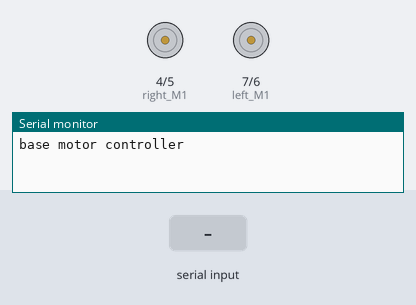
The sketch below on a simulated Arduino Mega 2560, built with avr-gcc and run on an emulated ATmega2560. On the bench: motor-driver pin pairs drawn as motors (green arrow = first pin HIGH = forward, orange = second pin HIGH = backward, longer = more drive), the last lines printed to the serial monitor. Inputs (shaded band) come from the test bench.

Above: at 1.2 s.
1.3 s: "4" received over the second serial link
At 2.5 s:
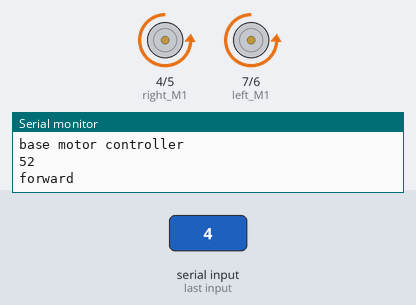
2.8 s: "6" received over the second serial link
At 3.8 s:
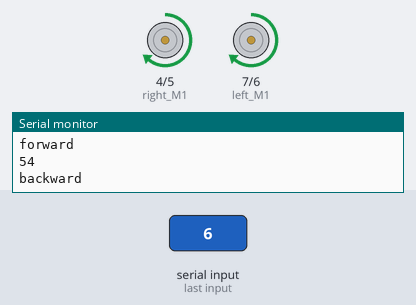
4.3 s: "8" received over the second serial link
At 4.9 s:
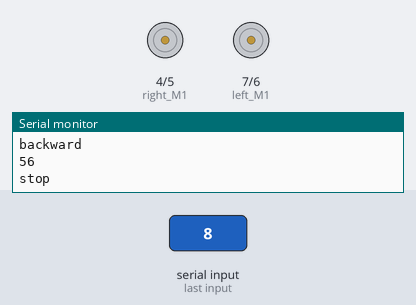
Timing chart, 0 to 7.3 s (numbered marks = the images above; inputs shaded):
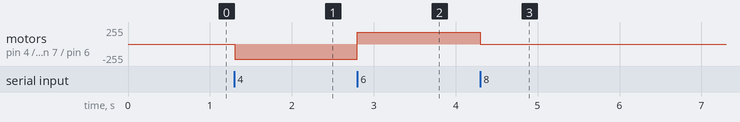

Measured:
- after the input at 1.3 s, motor on pin 4 (right_M1) / pin 5 (right_M2), motor on pin 7 (left_M1) / pin 6 (left_M2): stopped → backward 230/255 at once
- after the input at 2.8 s, motor on pin 4 (right_M1) / pin 5 (right_M2), motor on pin 7 (left_M1) / pin 6 (left_M2): backward 230/255 → forward 180/255 at once
- after the input at 4.3 s, motor on pin 4 (right_M1) / pin 5 (right_M2), motor on pin 7 (left_M1) / pin 6 (left_M2): forward 180/255 → stopped at once

The sketch:

ahr_motor_base_33.ino
```cpp
//left motor
#define left_M1              7                       // PWM outputs to motor driver module
#define left_M2              6


//right motor
#define right_M1             4                       // PWM outputs to motor driver module
#define right_M2             5

int rc_command;

//int rc_command;


int forward_rc_speed = 230;

int rc_max_speed = 180;

//int motor_speed_difference;

void setup() {
    Serial.begin(9600);
    Serial.println("base motor controller");
    Serial3.begin(9600);

//    analogWrite(left_M2, 100);                             // drive motor CW
//    analogWrite(left_M1, 0);
//
//    delay(400);
//
//    analogWrite(left_M2, 0);                             // drive motor CW
//    analogWrite(left_M1, 0);


}

void loop() {

if(Serial3.available() > 0){

  rc_command = Serial3.read();
  Serial.println(rc_command);


  while(rc_command == 52)
  {
    pwmOut_left(forward_rc_speed);
    pwmOut_right(forward_rc_speed);
    rc_command = Serial3.read();
    Serial.println("forward");
  }

  while(rc_command == 54)
  {
    pwmOut_left(-rc_max_speed);
    pwmOut_right(-rc_max_speed);
    rc_command = Serial3.read();
    Serial.println("backward");
  }

  while(rc_command == 56)
  {
    pwmOut_left(0);
    pwmOut_right(0);
    rc_command = Serial3.read();
    Serial.println("stop");
  }

  while(rc_command == 58)
  {
    pwmOut_left(rc_max_speed);
    pwmOut_right(-rc_max_speed);
    rc_command = Serial3.read();
    Serial.println("left");
  }

  while(rc_command == 60)
  {
    pwmOut_left(-rc_max_speed);
    pwmOut_right(rc_max_speed);
    rc_command = Serial3.read();
    Serial.println("right");
  }


  }


}

void pwmOut_left(float out_left) {
  if (out_left > 0) {
    analogWrite(left_M2, out_left);                             // drive motor CW
    analogWrite(left_M1, 0);
  }
  else {
    analogWrite(left_M2, 0);
    analogWrite(left_M1, abs(out_left));                        // drive motor CCW
  }
}


void pwmOut_right(float out_right) {
  if (out_right > 0) {
    analogWrite(right_M2, out_right);                             // drive motor CW
    analogWrite(right_M1, 0);
  }
  else {
    analogWrite(right_M2, 0);
    analogWrite(right_M1, abs(out_right));                        // drive motor CCW
  }
}
```
